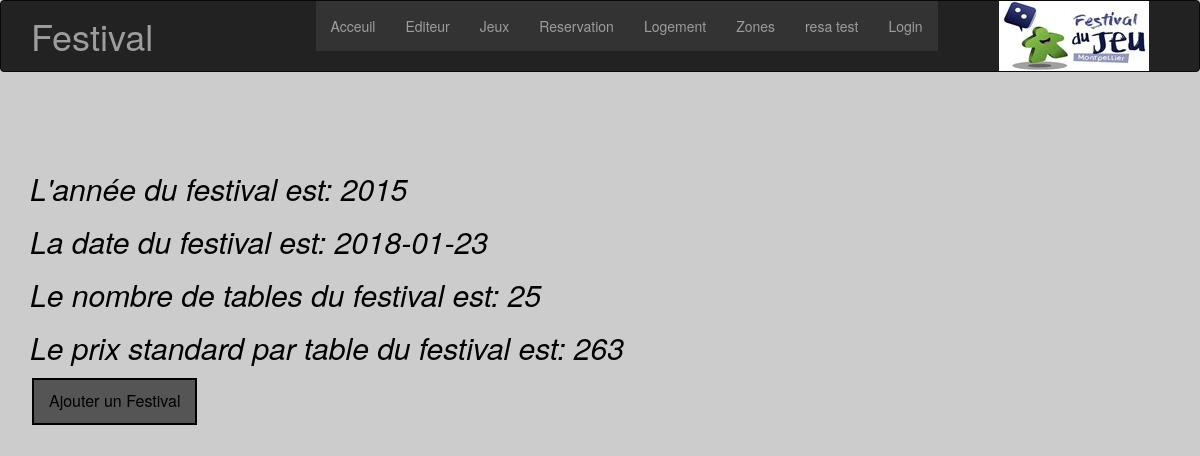
Screenshot of /acceuil.php with the database file from the repository.
### tables this page shows
CREATE TABLE Festival(

	AnneeFestival int NOT NULL UNIQUE,
	DateFestival date, 
	NombreTables int,
	PrixPlaceStandard double,
	Courant boolean,
	PRIMARY KEY (AnneeFestival)
);

### acceuil.php (the view, shortened to what this page needs)
<?php
  include'inc/header.php';
   $myPDO = new PDO('mysql:host=localhost;dbname=piscine', 'root', '');
  $sql = "SELECT AnneeFestival, DateFestival, NombreTables,  PrixPlaceStandard FROM `festival`";
  $q= $myPDO->query($sql)->fetch();
?>
<div class="container">
  <h2>L'année du festival est: <?php echo $q[0] ?></h3>
  <h2>La date du festival est: <?php echo $q[1] ?></h3>
  <h2>Le nombre de tables du festival est: <?php echo $q[2] ?></h3>
  <h2>Le prix standard par table du festival est: <?php echo $q[3] ?></h3>
  <form action= "AjoutFestival.php" method="POST" >
           <button class="button" type="submit">Ajouter un Festival</button>
  </form>
</div>
</body>
</html>

### acceuil.php (style rules this page uses)
h2 { color: #000000; font-style: oblique; }
.button { background-color: #000000; border: none; color: white; padding: 10px 15px; text-align: center; text-decoration: none; display: inline-block; font-size: 16px; margin: 4px 2px; -webkit-transition-duration: 0.4s; transition-duration: 0.4s; cursor: pointer; }
.button { background-color: white; color: black; border: 2px solid #000000; }

### rows the page displays
festival: AnneeFestival "2015", DateFestival "2018-01-23", NombreTables "25", PrixPlaceStandard "263"
